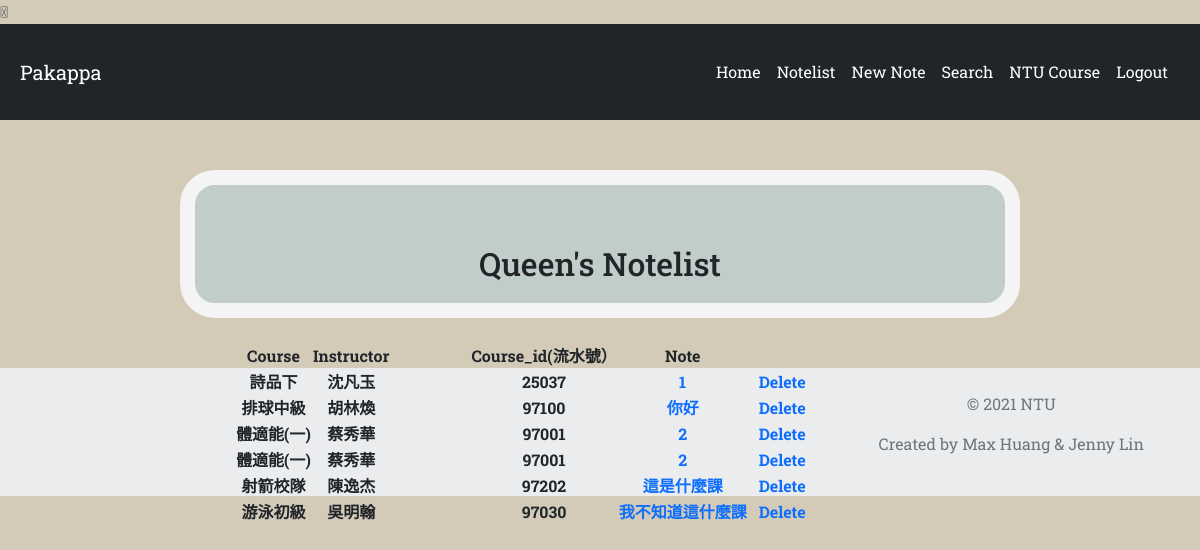
Page /user/Queen (signed in) on the committed database.
### app.py (models this page shows, shortened)
class Users(UserMixin, db.Model):
    __tablename__ = 'users'
    id = db.Column(db.Integer, primary_key=True)
    name = db.Column(db.String(50), index=True, unique=True)
    password = db.Column(db.String(50), index=False, unique=False)
    email = db.Column(db.String(50), index=True, unique=True)
    notes = db.relationship('Notes', backref='user', lazy='dynamic')

class Courses(db.Model):
    __tablename__ = 'courses'
    id = db.Column(db.Integer, primary_key=True)
    course_id = db.Column(db.Integer, index=True, unique=False)
    collage = db.Column(db.String(50), index=True, unique=False)
    course_name = db.Column(db.String(80), index=True, unique=False)
    instructor = db.Column(db.String(20), index=True, unique=False)
    notes = db.relationship('Notes', backref='course', lazy='dynamic')

class Notes(db.Model):
    __tablename__ = 'notes'
    id = db.Column(db.Integer, primary_key=True)
    user_id = db.Column(db.Integer, db.ForeignKey('users.id'))
    course_id = db.Column(db.Integer, db.ForeignKey('courses.course_id'))
    title = db.Column(db.String(100), index=True, unique=False)
    notes = db.Column(db.Text, index=False, unique=False)

### app.py (the view)
@app.route('/user/<name>', methods=["GET", "POST"])
@login_required
def user(name):
    user = current_user
    user = Users.query.filter_by(name=user.name).first()
    notes = Notes.query.filter_by(user_id=user.id)
    notelist = []
    for note in notes:
        course = Courses.query.filter_by(course_id=note.course_id).first()
        notelist.append(course)
    return render_template('user.html', user=user, notes=notes, notelist=notelist)

### app.py (called while the page is built)
@login_manager.user_loader
def load_user(id):
    return Users.query.get(int(id))

### templates/user.html (shortened to what this page needs)
{% extends 'template.html'%}
{% block main %}
<div class="UserContainer">
    <div>
      <h2 class="UserName">{{user.name}}'s Notelist</h2>
    </div>
    <div>
      <form  class = "UserForm" action='/user'>
        <div class="TableContainer">
          <table class="TableLeft">
              <thead>
                  <tr>
                      <th>Course</th>
                      <th>Instructor</th>
                  </tr>
              </thead>
              <tbody>
                  {% for notel in notelist%}
                  <tr>
                      <th>{{notel.course_name}}</th>
                      <th>{{notel.instructor}}</th>
                  </tr>
                  {% endfor %}
              </tbody>
          </table>
          <table class="TableRight">
              <thead>
                  <tr>
                      <th>Course_id(流水號）</th>
                      <th>Note</th>
                  </tr>
              </thead>
              <tbody>
                  {% for note in notes%}
                  <tr>
                      <th>{{note.course_id}}</th>
                      <th><a href="/{{note.id}}">{{note.title}}</a></th>
                      <th><a href="/{{note.id}}/delete" id="Delete">Delete</a></th>
                  </tr>
                  {% endfor %}
              </tbody>
            </table>
        </div>
      </form>
  </div>
</div>
{% endblock %}

### templates/template.html (shortened to what this page needs)
<!DOCTYPE html>
<html lang="en">
<head>
    <link href="https://cdn.jsdelivr.net/npm/bootstrap@5.0.0-beta3/dist/css/bootstrap.min.css" rel="stylesheet">
    <link rel="stylesheet" href="../css/template.css">
</head>
<body>
    <div>
        <nav>
            {% if current_user.is_anonymous %}
            <nav class="navbar navbar-expand-lg navbar-dark bg-dark navbar-fixed-top">
                <div class="container-fluid">
                  <a class="navbar-brand text-white">Pakappa</a>
                  <button class="navbar-toggler" type="button" data-bs-toggle="collapse" data-bs-target="#navbarSupportedContent" aria-controls="navbarSupportedContent" aria-expanded="false" aria-label="Toggle navigation">
                    <span class="navbar-toggler-icon"></span>
                  </button>
                  <div class="collapse navbar-collapse" id="navbarSupportedContent">
                    <ul class="nav navbar-nav navbar-right">
                      <li class="nav-item">
                          <a class="nav-link active" href="/">Home</a>
                      </li>
                      <li class="nav-item">
                        <a class="nav-link active" href="/login">Login</a>
                      </li>
                      <li class="nav-item">
                        <a class="nav-link active" href="/register">Register</a>
                      </li>
                    </ul>
                  </div>
                </div>
              </nav>
            {% else %}
            <nav class="navbar navbar-expand-lg navbar-dark bg-dark navbar-fixed-top">
                <div class="container-fluid">
                  <a class="navbar-brand text-white">Pakappa</a>
                  <div class="collapse navbar-collapse" id="navbarSupportedContent">
                    <ul class="nav navbar-nav navbar-right">
                      <li class="nav-item">
                        <a class="nav-link active" href="/">Home</a>
                      </li>
                      <li class="nav-item">
                        <a class="nav-link active" href="/user/{{current_user.name}}">Notelist</a>
                      </li>
                      <li class="nav-item">
                        <a class="nav-link active" href="/newnote/{{current_user.name}}">New Note</a>
                      </li>
                      <li class="nav-item">
                        <a class="nav-link active" href="/search">Search</a>
                      </li>
                      <li class="nav-item">
                        <a class="nav-link active" href="https://nol.ntu.edu.tw/nol/guest/index.php" target="_blank">NTU Course</a>
                      </li>
                      <li class="nav-item">
                        <a class="nav-link active" href="/logout">Logout</a>
                      </li>
                    </ul>
                  </div>
                </div>
              </nav>
            {% endif %}
        </nav>
    </div>
    <main>
      {% block main %}{% endblock %}
    </main>
    <footer class="footer">
        <footer class="text-center text-lg-start bg-light text-muted">
          <div class="text-center p-4" style="background-color: rgba(0, 0, 0, 0.05);">
            <p>© 2021 NTU</p>
            <p>Created by Max Huang & Jenny Lin</p>
          </div>
        </footer>
    </footer>
</body>
</html>

### css/template.css (style rules this page uses)
html { height: 100%; width: 100%; }
body { height: 100%; width: 100%; background: #D3CBB8; font-family: Roboto Slab; }
nav { padding: auto; margin: 0px; }
.container-fluid { padding: 20px; }
#navbarSupportedContent { position: absolute; right: 2%; }
.footer { padding:0%; border-style: none; }
.UserContainer { height: 70%; width: 70%; border-style: solid; border-radius: 35px; border-color: #f4f4f4; margin-top: 50px; margin-bottom: 50px; margin-left: 15%; padding-top: 5%; border-width: 15px; background-color: #c0cdc9; }
.UserName { text-align: center; margin-bottom: 20px; }
.UserForm { text-align: center; margin-bottom: 20px; }
.TableContainer { text-align: center; }
.TableLeft { float: left; display: inline; margin: 30px; padding: 10px; }
.TableRight { float: left; display: inline ; margin: 30px; padding: 10px; }
a { text-decoration: none; }
#Delete { margin-left: 10px; }

### rows in the picture
Users: name "Queen"
Courses: course_name "詩品下", instructor "沈凡玉"
Courses: course_name "排球中級", instructor "胡林煥"
Courses: course_name "體適能(一)", instructor "蔡秀華"
Courses: course_name "射箭校隊", instructor "陳逸杰"
Courses: course_name "游泳初級", instructor "吳明翰"
Notes: course_id "25037", title "1"
Notes: course_id "97100", title "你好"
Notes: course_id "97001", title "2"
Notes: course_id "97001", title "2"
Notes: course_id "97202", title "這是什麼課"
Notes: course_id "97030", title "我不知道這什麼課"
